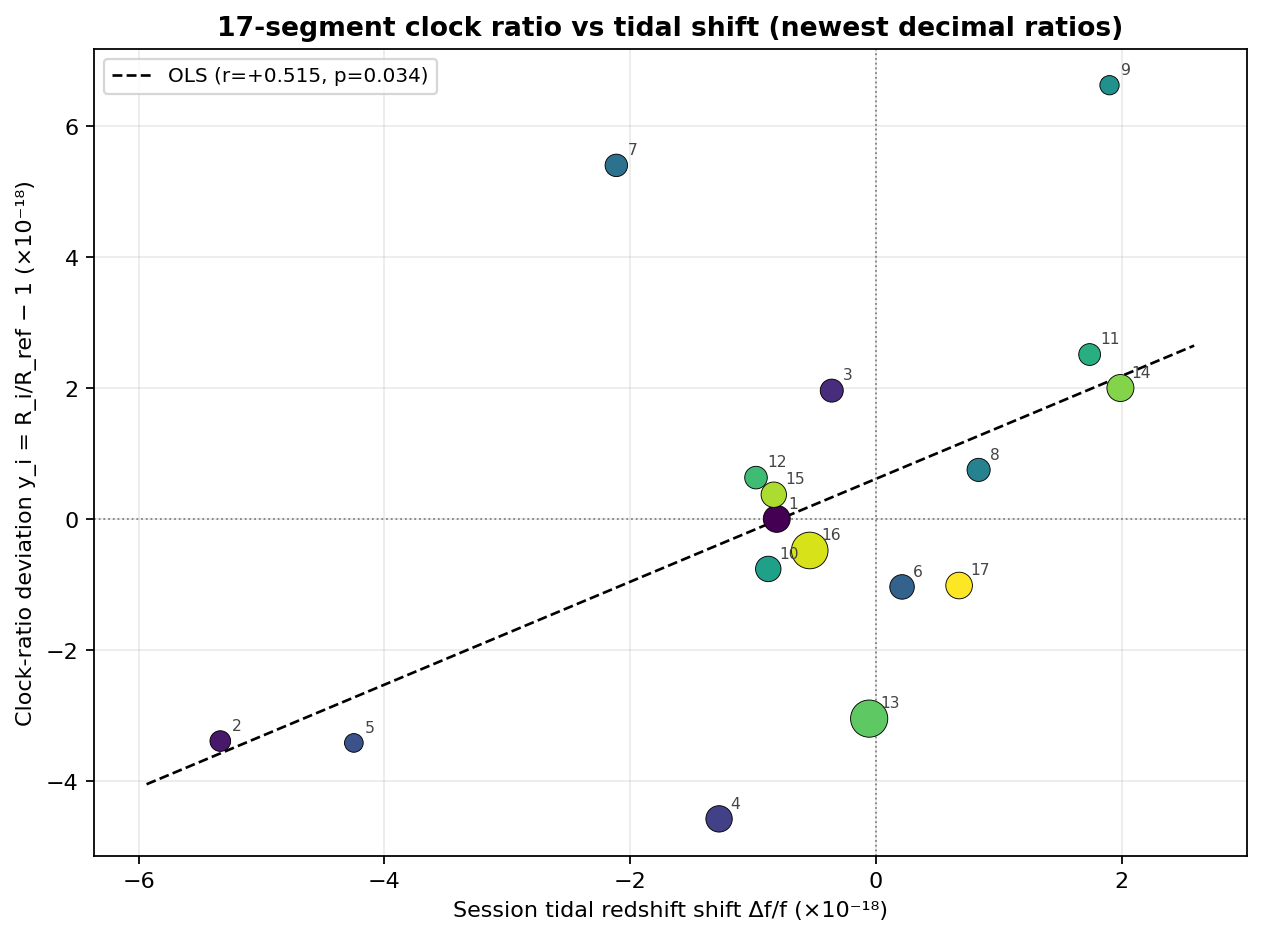

Recreate this plot in Python.
#!/usr/bin/env python3
"""Re-correlation analysis on the newest high-precision 17-segment clock ratios.

Uses the decimal-computed per-segment ratio deviations y_i = R_i/R_ref - 1
(from clock_ratio/ratio_17seg.csv) and correlates them against the session
tidal redshift shift Δf/f = ΔW/c² (from clock/clock_tidal_shift.csv).

Reports:
  1. overall correlation  — Pearson / Spearman / time-weighted Pearson of
     (y_i, Δf/f) across all 17 segments;
  2. time-weighted grand mean of y_i (weight = segment valid-test duration);
  3. overall tidal correction — the duration-weighted mean of Δf/f, i.e. the
     tidal gravitational-redshift term that should be removed from the ratio.

Outputs: clock_ratio/correlation_reanalysis.csv and .png
"""

from __future__ import annotations

import csv
from pathlib import Path

import matplotlib

matplotlib.use("Agg")
import matplotlib.pyplot as plt
import numpy as np
from scipy import stats

RATIO_CSV = Path(__file__).resolve().parent / "ratio_17seg.csv"
TIDE_CSV = Path(__file__).resolve().parents[1] / "clock" / "clock_tidal_shift.csv"
OUT_DIR = Path(__file__).resolve().parent


def load():
    ratio = list(csv.DictReader(open(RATIO_CSV)))
    y_i = np.array([float(r["y_i_1e18"]) for r in ratio])        # ×1e-18
    n_valid = np.array([int(r["n_valid"]) for r in ratio])       # seconds
    tide = list(csv.DictReader(open(TIDE_CSV)))
    dff = np.array([float(r["frequency_shift_dff"]) for r in tide]) * 1e18
    return y_i, dff, n_valid


def weighted_mean(x, w):
    return float(np.sum(w * x) / np.sum(w))


def weighted_pearson(x, y, w):
    mx = weighted_mean(x, w)
    my = weighted_mean(y, w)
    cov = np.sum(w * (x - mx) * (y - my))
    vx = np.sum(w * (x - mx) ** 2)
    vy = np.sum(w * (y - my) ** 2)
    return cov / np.sqrt(vx * vy)


def main() -> int:
    y_i, dff, n_valid = load()
    w = n_valid / n_valid.sum()

    r, p_r = stats.pearsonr(y_i, dff)
    rho, p_rho = stats.spearmanr(y_i, dff)
    r_w = weighted_pearson(y_i, dff, w)
    slope, intercept, rv, pv, se = stats.linregress(dff, y_i)

    mean_y_w = weighted_mean(y_i, w)
    mean_dff_w = weighted_mean(dff, w)
    mean_y_arith = float(y_i.mean())
    mean_dff_arith = float(dff.mean())

    print("=== Re-correlation: newest 17-segment clock ratio vs tidal shift ===")
    print(f"Pearson  r = {r:+.4f}  p = {p_r:.4f}")
    print(f"Spearman ρ = {rho:+.4f}  p = {p_rho:.4f}")
    print(f"time-weighted Pearson r = {r_w:+.4f}")
    print(f"OLS: y_i = {slope:+.4f}·Δf/f {intercept:+.4f}  (r={rv:+.4f}, p={pv:.4f})")
    print()
    print("=== time-weighted grand mean (×1e-18) ===")
    print(f"y_i  weighted mean  = {mean_y_w:+.5f}")
    print(f"y_i  arithmetic mean= {mean_y_arith:+.5f}")
    print()
    print("=== overall tidal correction (×1e-18) ===")
    print(f"Δf/f weighted mean  = {mean_dff_w:+.5f}")
    print(f"Δf/f arithmetic mean= {mean_dff_arith:+.5f}")
    print(f"total test time     = {n_valid.sum():.0f} s = {n_valid.sum()/3600:.2f} h")

    # CSV
    csv_path = OUT_DIR / "correlation_reanalysis.csv"
    with csv_path.open("w", newline="") as f:
        wr = csv.writer(f)
        wr.writerow(["metric", "value"])
        wr.writerow(["pearson_r", f"{r:.6f}"])
        wr.writerow(["pearson_p", f"{p_r:.6f}"])
        wr.writerow(["spearman_rho", f"{rho:.6f}"])
        wr.writerow(["spearman_p", f"{p_rho:.6f}"])
        wr.writerow(["weighted_pearson_r", f"{r_w:.6f}"])
        wr.writerow(["ols_slope", f"{slope:.6f}"])
        wr.writerow(["ols_intercept", f"{intercept:.6f}"])
        wr.writerow(["weighted_mean_yi_1e18", f"{mean_y_w:.6f}"])
        wr.writerow(["arith_mean_yi_1e18", f"{mean_y_arith:.6f}"])
        wr.writerow(["weighted_mean_dff_1e18", f"{mean_dff_w:.6f}"])
        wr.writerow(["arith_mean_dff_1e18", f"{mean_dff_arith:.6f}"])
        wr.writerow(["total_test_time_s", f"{n_valid.sum():.0f}"])

    # plot
    fig, ax = plt.subplots(figsize=(8, 6))
    sizes = 40 + 240 * w / w.max()
    sc = ax.scatter(dff, y_i, s=sizes, c=np.arange(17), cmap="viridis",
                    zorder=3, edgecolors="black", linewidths=0.4)
    for i in range(17):
        ax.annotate(f"{i+1}", (dff[i], y_i[i]),
                    textcoords="offset points", xytext=(5, 5),
                    fontsize=7, color="#444444")
    xs = np.linspace(dff.min() - 0.6, dff.max() + 0.6, 50)
    ax.plot(xs, slope * xs + intercept, "k--", lw=1.2,
            label=f"OLS (r={r:+.3f}, p={p_r:.3f})")
    ax.axhline(0, color="gray", lw=0.8, ls=":")
    ax.axvline(0, color="gray", lw=0.8, ls=":")
    ax.set_xlabel("Session tidal redshift shift Δf/f (×10⁻¹⁸)")
    ax.set_ylabel("Clock-ratio deviation y_i = R_i/R_ref − 1 (×10⁻¹⁸)")
    ax.set_title(
        "17-segment clock ratio vs tidal shift (newest decimal ratios)",
        fontweight="bold",
    )
    ax.legend(fontsize=9, loc="upper left")
    ax.grid(alpha=0.25)
    fig.tight_layout()
    fig.savefig(OUT_DIR / "correlation_reanalysis.png", dpi=160, bbox_inches="tight")
    plt.close(fig)

    print(f"\nWrote {csv_path}")
    print(f"Wrote {OUT_DIR / 'correlation_reanalysis.png'}")
    return 0


if __name__ == "__main__":
    raise SystemExit(main())
